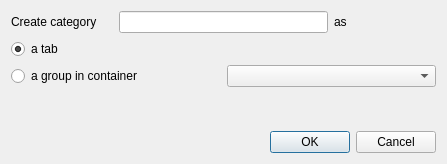
<?xml version="1.0" encoding="UTF-8"?>
<ui version="4.0">
 <class>QgsAddTabOrGroupBase</class>
 <widget class="QDialog" name="QgsAddTabOrGroupBase">
  <property name="geometry">
   <rect>
    <x>0</x>
    <y>0</y>
    <width>447</width>
    <height>164</height>
   </rect>
  </property>
  <property name="windowTitle">
   <string>Dialog</string>
  </property>
  <layout class="QGridLayout" name="gridLayout_2">
   <item row="3" column="1">
    <widget class="QDialogButtonBox" name="buttonBox">
     <property name="orientation">
      <enum>Qt::Horizontal</enum>
     </property>
     <property name="standardButtons">
      <set>QDialogButtonBox::Cancel|QDialogButtonBox::Ok</set>
     </property>
    </widget>
   </item>
   <item row="0" column="0" colspan="2">
    <layout class="QGridLayout" name="gridLayout">
     <item row="0" column="0">
      <widget class="QLabel" name="label">
       <property name="text">
        <string>Create category</string>
       </property>
      </widget>
     </item>
     <item row="0" column="1" colspan="2">
      <widget class="QLineEdit" name="mName"/>
     </item>
     <item row="0" column="3">
      <widget class="QLabel" name="label_2">
       <property name="text">
        <string>as</string>
       </property>
      </widget>
     </item>
     <item row="1" column="0" colspan="2">
      <widget class="QRadioButton" name="mTabButton">
       <property name="text">
        <string>a tab</string>
       </property>
       <property name="checked">
        <bool>true</bool>
       </property>
       <attribute name="buttonGroup">
        <string notr="true">buttonGroup</string>
       </attribute>
      </widget>
     </item>
     <item row="2" column="0" colspan="2">
      <widget class="QRadioButton" name="mGroupButton">
       <property name="text">
        <string>a group in container</string>
       </property>
       <property name="checked">
        <bool>false</bool>
       </property>
       <attribute name="buttonGroup">
        <string notr="true">buttonGroup</string>
       </attribute>
      </widget>
     </item>
     <item row="2" column="2" colspan="2">
      <widget class="QComboBox" name="mTabList">
       <property name="enabled">
        <bool>true</bool>
       </property>
      </widget>
     </item>
    </layout>
   </item>
   <item row="1" column="0" rowspan="3" colspan="2">
    <spacer name="verticalSpacer">
     <property name="orientation">
      <enum>Qt::Vertical</enum>
     </property>
     <property name="sizeHint" stdset="0">
      <size>
       <width>20</width>
       <height>40</height>
      </size>
     </property>
    </spacer>
   </item>
  </layout>
 </widget>
 <tabstops>
  <tabstop>mName</tabstop>
  <tabstop>mTabButton</tabstop>
  <tabstop>mGroupButton</tabstop>
  <tabstop>mTabList</tabstop>
  <tabstop>buttonBox</tabstop>
 </tabstops>
 <resources/>
 <connections>
  <connection>
   <sender>buttonBox</sender>
   <signal>accepted()</signal>
   <receiver>QgsAddTabOrGroupBase</receiver>
   <slot>accept()</slot>
   <hints>
    <hint type="sourcelabel">
     <x>248</x>
     <y>254</y>
    </hint>
    <hint type="destinationlabel">
     <x>157</x>
     <y>274</y>
    </hint>
   </hints>
  </connection>
  <connection>
   <sender>buttonBox</sender>
   <signal>rejected()</signal>
   <receiver>QgsAddTabOrGroupBase</receiver>
   <slot>reject()</slot>
   <hints>
    <hint type="sourcelabel">
     <x>316</x>
     <y>260</y>
    </hint>
    <hint type="destinationlabel">
     <x>286</x>
     <y>274</y>
    </hint>
   </hints>
  </connection>
 </connections>
 <buttongroups>
  <buttongroup name="buttonGroup"/>
 </buttongroups>
</ui>
